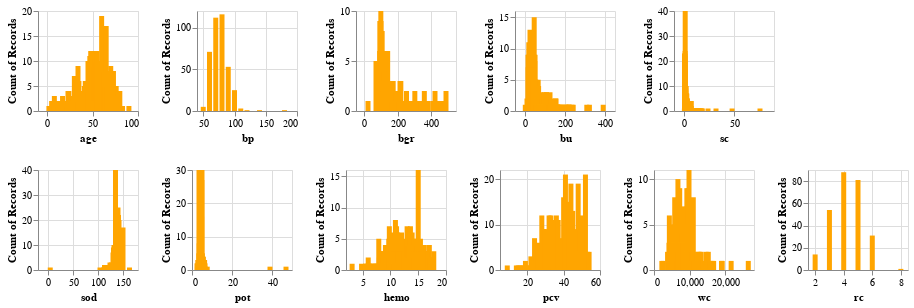

This figure's notebook cell:
### Markdown cell above
Interactive histograms for numeric features

### Code cell
cols1 = ['age','bp','bgr','bu','sc']
cols2 = ['sod','pot','hemo','pcv','wc','rc']

#A dropdown filter
class_dropdown = alt.binding_select(options=['ckd','notckd'])
class_select = alt.selection_single(fields=['classification'], bind=class_dropdown, name="Class")

upper = alt.Chart(data).mark_bar().encode(
    alt.X(alt.repeat("column"), type='quantitative', scale=alt.Scale(zero=False)),
    y='count()',
    color = alt.value('orange')
).properties(
    width=100,
    height=100,
).repeat(
    column=cols1
).add_selection(
    class_select
).transform_filter(
    class_select
)

lower = alt.Chart(data).mark_bar().encode(
    alt.X(alt.repeat("column"), type='quantitative', scale=alt.Scale(zero=False)),
    y='count()',
    color = alt.value('orange')
).properties(
    width=100,
    height=100,
).repeat(
    column=cols2
).add_selection(
    class_select
).transform_filter(
    class_select
)

alt.vconcat(upper,lower)

### Figure 1 — Vega-Lite specification as saved in the notebook (floating-point values rounded to 4 significant figures; data arrays with more than 128 entries replaced by an {"elided": "..."} marker saying what was removed)
{"config": {"view": {"continuousWidth": 400, "continuousHeight": 300}}, "vconcat": [{"repeat": {"column": ["age", "bp", "bgr", "bu", "sc"]}, "spec": {"data": {"name": "data-7ad29e418f04441c94dea1c3a1f6b953"}, "mark": "bar", "encoding": {"color": {"value": "orange"}, "x": {"type": "quantitative", "field": {"repeat": "column"}, "scale": {"zero": false}}, "y": {"type": "quantitative", "aggregate": "count"}}, "height": 100, "selection": {"Class": {"type": "single", "fields": ["classification"], "bind": {"input": "select", "options": ["ckd", "notckd"]}}}, "width": 100}, "transform": [{"filter": {"selection": "Class"}}]}, {"repeat": {"column": ["sod", "pot", "hemo", "pcv", "wc", "rc"]}, "spec": {"data": {"name": "data-7ad29e418f04441c94dea1c3a1f6b953"}, "mark": "bar", "encoding": {"color": {"value": "orange"}, "x": {"type": "quantitative", "field": {"repeat": "column"}, "scale": {"zero": false}}, "y": {"type": "quantitative", "aggregate": "count"}}, "height": 100, "selection": {"Class": {"type": "single", "fields": ["classification"], "bind": {"input": "select", "options": ["ckd", "notckd"]}}}, "width": 100}, "transform": [{"filter": {"selection": "Class"}}]}], "$schema": "https://vega.github.io/schema/vega-lite/v4.8.1.json", "datasets": {"data-7ad29e418f04441c94dea1c3a1f6b953": {"elided": "400 records"}}}
